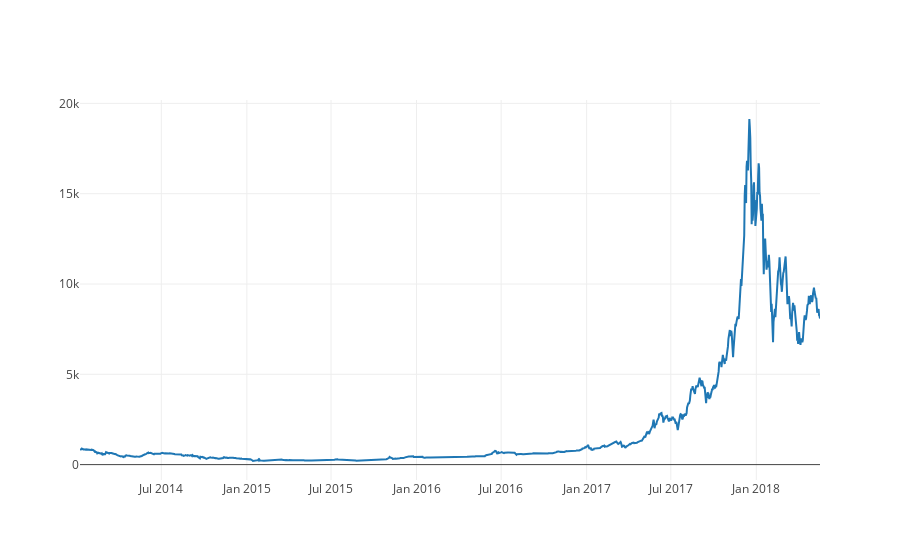

Notebook source saved alongside this figure:
### Markdown cell above
#### Yeni doldurulmş değerler ile yeni grafik `Weighted Price

### Code cell
traceBtc = go.Scatter(x=dataset.index, y=dataset['Weighted Price'], name= 'Price')
py.iplot([traceBtc])

### Figure 1 — Plotly figure (JSON) as saved in the notebook; plotly's stock layout.template omitted (floating-point values rounded to 4 significant figures; data arrays with more than 128 entries replaced by an {"elided": "..."} marker saying what was removed)
{"data": [{"name": "Price", "type": "scatter", "x": {"elided": "1593 str values"}, "y": {"elided": "1593 float values"}}], "layout": {}}
